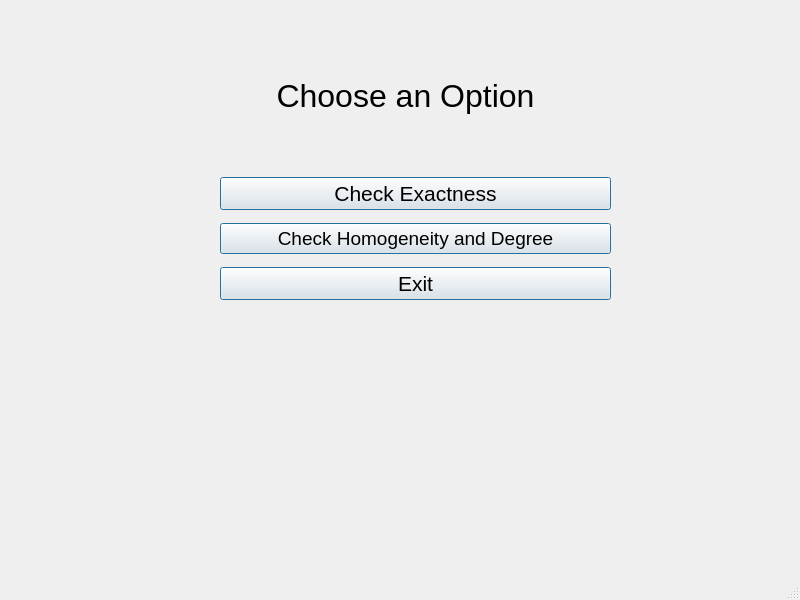
<?xml version="1.0" encoding="UTF-8"?>
<ui version="4.0">
 <class>MainWindow</class>
 <widget class="QMainWindow" name="MainWindow">
  <property name="geometry">
   <rect>
    <x>0</x>
    <y>0</y>
    <width>800</width>
    <height>600</height>
   </rect>
  </property>
  <property name="windowTitle">
   <string>Differentional Equation Analyzer</string>
  </property>
  <widget class="QWidget" name="centralwidget">
   <widget class="QLabel" name="label">
    <property name="geometry">
     <rect>
      <x>210</x>
      <y>50</y>
      <width>391</width>
      <height>91</height>
     </rect>
    </property>
    <property name="font">
     <font>
      <pointsize>24</pointsize>
     </font>
    </property>
    <property name="text">
     <string>Choose an Option</string>
    </property>
    <property name="alignment">
     <set>Qt::AlignCenter</set>
    </property>
   </widget>
   <widget class="QWidget" name="verticalLayoutWidget">
    <property name="geometry">
     <rect>
      <x>220</x>
      <y>170</y>
      <width>391</width>
      <height>140</height>
     </rect>
    </property>
    <layout class="QVBoxLayout" name="verticalLayout">
     <item>
      <widget class="QPushButton" name="checkExactness">
       <property name="font">
        <font>
         <pointsize>16</pointsize>
        </font>
       </property>
       <property name="text">
        <string>Check Exactness</string>
       </property>
       <property name="autoDefault">
        <bool>false</bool>
       </property>
       <property name="default">
        <bool>true</bool>
       </property>
       <property name="flat">
        <bool>false</bool>
       </property>
      </widget>
     </item>
     <item>
      <widget class="QPushButton" name="checkHomogeneity">
       <property name="font">
        <font>
         <pointsize>14</pointsize>
        </font>
       </property>
       <property name="acceptDrops">
        <bool>false</bool>
       </property>
       <property name="text">
        <string>Check Homogeneity and Degree</string>
       </property>
       <property name="autoDefault">
        <bool>false</bool>
       </property>
       <property name="default">
        <bool>true</bool>
       </property>
       <property name="flat">
        <bool>false</bool>
       </property>
      </widget>
     </item>
     <item>
      <widget class="QPushButton" name="exitProgram">
       <property name="font">
        <font>
         <pointsize>16</pointsize>
        </font>
       </property>
       <property name="text">
        <string>Exit</string>
       </property>
       <property name="default">
        <bool>true</bool>
       </property>
      </widget>
     </item>
    </layout>
   </widget>
  </widget>
  <widget class="QStatusBar" name="statusBar"/>
 </widget>
 <resources/>
 <connections/>
</ui>
